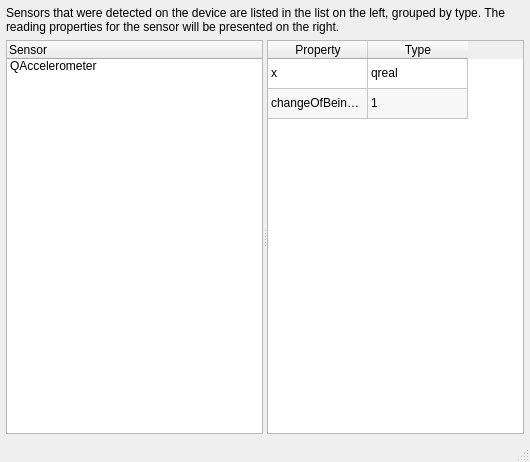
<?xml version="1.0" encoding="UTF-8"?>
<ui version="4.0">
 <class>Explorer</class>
 <widget class="QMainWindow" name="Explorer">
  <property name="geometry">
   <rect>
    <x>0</x>
    <y>0</y>
    <width>530</width>
    <height>462</height>
   </rect>
  </property>
  <property name="sizePolicy">
   <sizepolicy hsizetype="Minimum" vsizetype="Minimum">
    <horstretch>0</horstretch>
    <verstretch>0</verstretch>
   </sizepolicy>
  </property>
  <property name="windowTitle">
   <string>MainWindow</string>
  </property>
  <widget class="QWidget" name="centralwidget">
   <layout class="QVBoxLayout" name="verticalLayout" stretch="0,1">
    <property name="margin">
     <number>6</number>
    </property>
    <item>
     <widget class="QLabel" name="label">
      <property name="text">
       <string>Sensors that were detected on the device are listed in the list on the left, grouped by type. The reading properties for the sensor will be presented on the right.</string>
      </property>
      <property name="textFormat">
       <enum>Qt::AutoText</enum>
      </property>
      <property name="wordWrap">
       <bool>true</bool>
      </property>
     </widget>
    </item>
    <item>
     <widget class="QSplitter" name="widget">
      <property name="orientation">
       <enum>Qt::Horizontal</enum>
      </property>
      <widget class="QTreeWidget" name="m_sensors">
       <property name="sizePolicy">
        <sizepolicy hsizetype="MinimumExpanding" vsizetype="Expanding">
         <horstretch>0</horstretch>
         <verstretch>0</verstretch>
        </sizepolicy>
       </property>
       <property name="alternatingRowColors">
        <bool>true</bool>
       </property>
       <property name="selectionBehavior">
        <enum>QAbstractItemView::SelectRows</enum>
       </property>
       <property name="rootIsDecorated">
        <bool>false</bool>
       </property>
       <property name="columnCount">
        <number>1</number>
       </property>
       <attribute name="headerVisible">
        <bool>true</bool>
       </attribute>
       <attribute name="headerVisible">
        <bool>true</bool>
       </attribute>
       <column>
        <property name="text">
         <string>Sensor</string>
        </property>
       </column>
       <item>
        <property name="text">
         <string>QAccelerometer</string>
        </property>
        <item>
         <property name="text">
          <string>dummy.accelerometer</string>
         </property>
        </item>
       </item>
      </widget>
      <widget class="QTableWidget" name="m_reading">
       <property name="sizePolicy">
        <sizepolicy hsizetype="MinimumExpanding" vsizetype="Expanding">
         <horstretch>0</horstretch>
         <verstretch>0</verstretch>
        </sizepolicy>
       </property>
       <property name="alternatingRowColors">
        <bool>true</bool>
       </property>
       <property name="selectionMode">
        <enum>QAbstractItemView::ExtendedSelection</enum>
       </property>
       <property name="columnCount">
        <number>2</number>
       </property>
       <attribute name="verticalHeaderVisible">
        <bool>false</bool>
       </attribute>
       <attribute name="verticalHeaderVisible">
        <bool>false</bool>
       </attribute>
       <row>
        <property name="text">
         <string>1</string>
        </property>
       </row>
       <row>
        <property name="text">
         <string>2</string>
        </property>
       </row>
       <column>
        <property name="text">
         <string>Property</string>
        </property>
       </column>
       <column>
        <property name="text">
         <string>Type</string>
        </property>
       </column>
       <item row="0" column="0">
        <property name="text">
         <string>x</string>
        </property>
       </item>
       <item row="0" column="1">
        <property name="text">
         <string>qreal</string>
        </property>
       </item>
       <item row="1" column="0">
        <property name="text">
         <string>changeOfBeingEaten</string>
        </property>
       </item>
       <item row="1" column="1">
        <property name="text">
         <string>1</string>
        </property>
       </item>
      </widget>
     </widget>
    </item>
   </layout>
  </widget>
  <widget class="QStatusBar" name="statusbar"/>
 </widget>
 <resources/>
 <connections>
  <connection>
   <sender>m_sensors</sender>
   <signal>currentItemChanged(QTreeWidgetItem*,QTreeWidgetItem*)</signal>
   <receiver>Explorer</receiver>
   <slot>loadReading()</slot>
   <hints>
    <hint type="sourcelabel">
     <x>148</x>
     <y>316</y>
    </hint>
    <hint type="destinationlabel">
     <x>594</x>
     <y>460</y>
    </hint>
   </hints>
  </connection>
 </connections>
 <slots>
  <slot>loadReading()</slot>
 </slots>
</ui>
